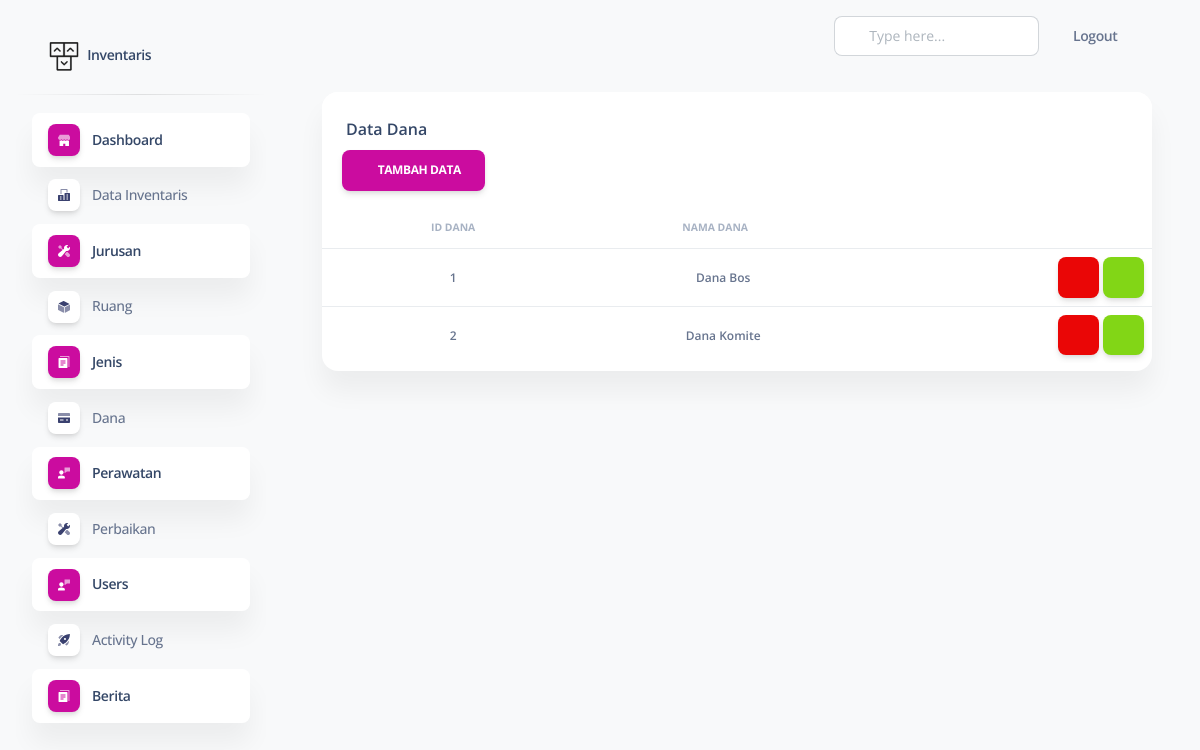
Page /includes/admin/index.php?page=data-dana (signed in) on the committed database.
### tables this page shows
CREATE TABLE `dana` (
  `id_dana` int(11) NOT NULL,
  `nama_dana` varchar(100) NOT NULL
);

### includes/admin/dana/data_dana.php (the view, shortened to what this page needs)
<!DOCTYPE html>
<html lang="en">
<head>
  <link rel="stylesheet" type="text/css" href="https://cdnjs.cloudflare.com/ajax/libs/twitter-bootstrap/5.0.1/css/bootstrap.min.css">
<link rel="stylesheet" type="text/css" href="https://cdn.datatables.net/1.11.4/css/dataTables.bootstrap5.min.css">
  <link href="../../assets/css/nucleo-icons.css" rel="stylesheet" />
  <link href="../../assets/css/nucleo-svg.css" rel="stylesheet" />
  <link href="../../assets/css/nucleo-svg.css" rel="stylesheet" />
  <link id="pagestyle" href="../../assets/css/soft-ui-dashboard.css?v=1.0.3" rel="stylesheet" />
</head>
<body class="g-sidenav-show  bg-gray-100">
    <div class="container-fluid py-4">
      <div class="row">
        <div class="col-12">
          <div class="card mb-4">
            <div class="card-header pb-0">
              <h6>Data Dana</h6>
            </div>
            <div style="margin-left: 20px;">
        <a href="?page=tambah-dana" class="btn btn-primary">
          <i class="fa fa-edit"></i> Tambah Data</a>
      </div>
            <div class="card-body px-0 pt-0 pb-2">
              <div class="table-responsive p-0">
                <table class="table align-items-center mb-0" id="example">
                  <thead>
                    <tr align="center">
                      <th class="text-uppercase text-secondary text-xxs font-weight-bolder opacity-7">ID DANA</th>
                      <th class="text-uppercase text-secondary text-xxs font-weight-bolder opacity-7 ps-2">NAMA DANA</th>
                      <th class="text-secondary opacity-7"></th>
                    </tr>
                  </thead>
                  <tbody>
<?php
    include '../../config/config.php';
    $data = mysqli_query($conn,"SELECT * FROM dana");
    while($d = mysqli_fetch_array($data)){
      ?>
                    <tr>
                       <td align="center">
                        <p class="text-xs font-weight-bold mb-0"><?php echo $d['id_dana']; ?></p>
                      </td>
                      <td align="center">
                        <p class="text-xs font-weight-bold mb-0"><?php echo $d['nama_dana']; ?></p>
                      </td>
                      <td class="align-middle" style="">
                         <div class="ms-auto text-end">
         <a class="btn text-danger bg-danger px-3 mb-0 " href="#" data-bs-toggle="modal" data-bs-target="#exampleModal2<?php echo $d['id_dana'];?>"><i class="far fa-trash-alt text-white "></i></a>
                    <a class="btn bg-success px-3 mb-0" href="?page=edit-dana&kode=<?php echo $d['id_dana'];?>"><i class="fas fa-pencil-alt text-white " aria-hidden="true"></i></a>
                      </td>
                    </tr>
                      <?php
    }
    ?>
                  </tbody>
                </table>
              </div>
            </div>
          </div>
        </div>
      </div>
    </div>
  </main>
</body>
</html>

### rows in the picture
dana: id_dana "1", nama_dana "Dana Bos"
dana: id_dana "2", nama_dana "Dana Komite"
